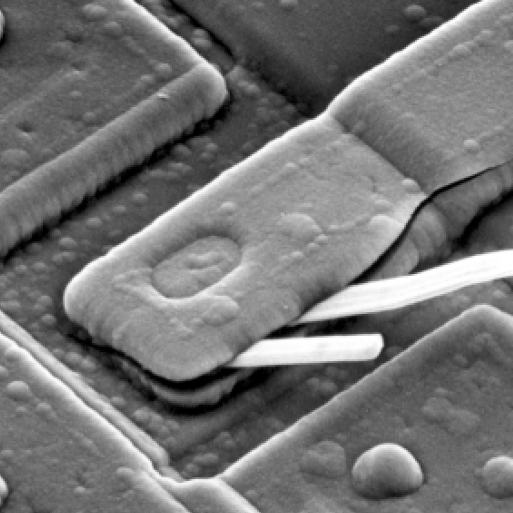
#> input picture 图像处理与可视化/Homework/数字图像处理 04/P1-smooth/DIP Fig 04.29(a)(blown_ic).tif, 1026 x 1026 px (shown at 1/2 size); its folder holds 7 pictures in this run
$ python 'Problem 1-Smooth.py'
#> lines starting #> are read from the running program, lines starting #| are printed output that depends on the picture
#> further down, img is the input picture: PIL image 1026x1026 L; min 0, max 255, mean 115.6
import numpy as np
from PIL import Image
import matplotlib.pyplot as plt

def frequency_domain_smooth(image, cutoff, image_name):

    # Plotting setup
#> called with cutoff = 45, image_name = 'DIP Fig 04.29(a)(blown_ic)'
    fig, axs = plt.subplots(2, 4, figsize=(20, 10))
    axs[0, 0].imshow(image, cmap="gray")
    axs[0, 0].set_title("Original Image")

    # Step 1: Zero-padding the image to size P x Q where P = 2M, Q = 2N
    M, N = image.shape
#> M = 1026; N = 1026
    P, Q = 2 * M, 2 * N
#> P = 2052; Q = 2052
    padded_image = np.zeros((P, Q))
    padded_image[:M, :N] = image
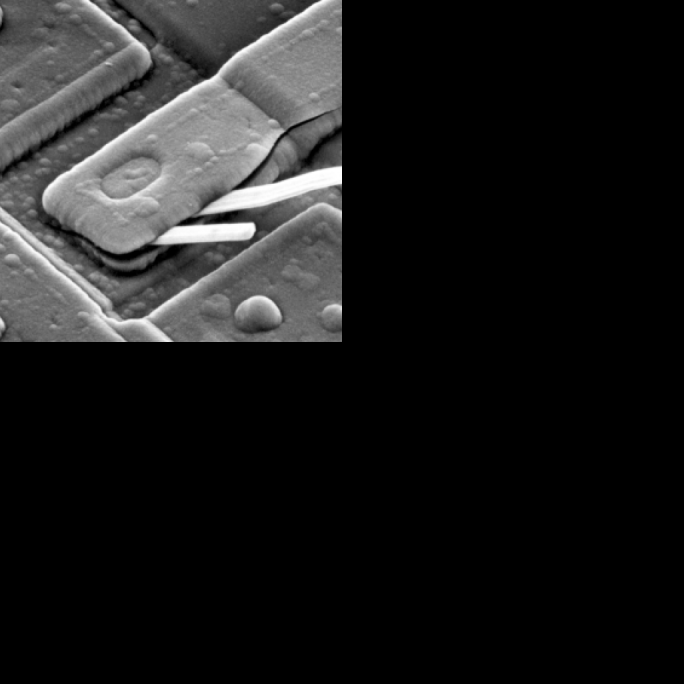
#> padded_image: shape (2052, 2052) float64 (shown at 1/3 size); min 0, max 255, mean 28.9

    # Display padded image
    axs[0, 1].imshow(padded_image, cmap="gray")
    axs[0, 1].set_title("Padded Image")

    # Step 2: Multiply padded image by (-1)^(x+y) to center the Fourier transform
    centered_image = padded_image * np.fromfunction(lambda x, y: (-1)**(x + y), (P, Q))
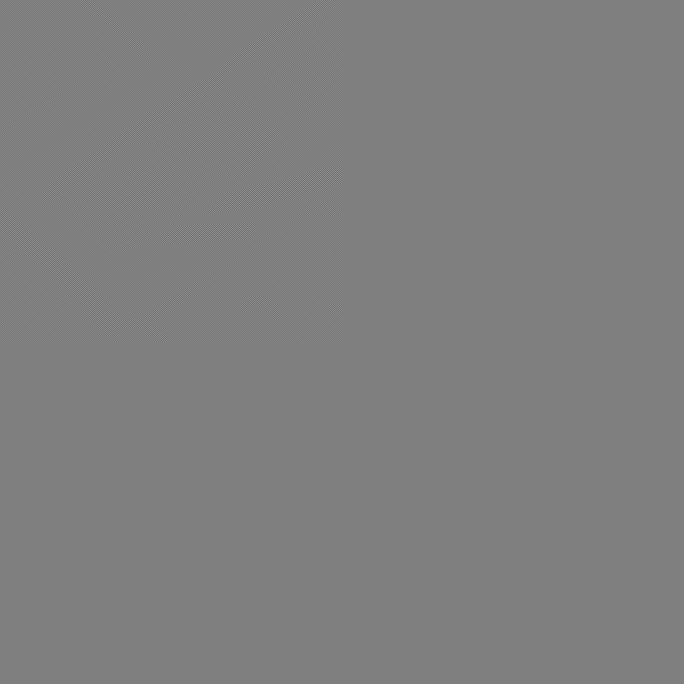
#> centered_image: shape (2052, 2052) float64 (shown at 1/3 size); min -255, max 255, mean 0; drawn with min black and max white

    # Display centered image
    axs[0, 2].imshow(np.clip(centered_image, 0, 255).astype(np.uint8), cmap="gray")
    axs[0, 2].set_title("Centered Image (Shifted)")

    # Step 3: Compute the 2D Fourier Transform of the centered image
    F_uv = np.fft.fft2(centered_image)

    # Display original spectrum
    axs[0, 3].imshow(np.log(1 + np.abs(F_uv)), cmap="gray")
    axs[0, 3].set_title("Original Spectrum")

    # Step 4: Create the Gaussian low-pass filter with correct shape
    u, v = np.meshgrid(np.arange(-P//2, P//2), np.arange(-Q//2, Q//2), indexing='ij')
    D = np.sqrt(u**2 + v**2)
    H_uv = np.exp(-D**2 / (2 * cutoff**2))  # Gaussian low-pass filter

    # Display Gaussian filter
    axs[1, 0].imshow(H_uv, cmap="gray")
    axs[1, 0].set_title("Gaussian Low-Pass Filter")

    # Apply the filter in the frequency domain
    G_uv = H_uv * F_uv

    # Display the filter spectrum
    axs[1, 1].imshow(np.log(1 + np.abs(G_uv)), cmap="gray")
    axs[1, 1].set_title("Filtered Spectrum")

    # Step 5: Compute the inverse Fourier Transform and remove centering shift
    g_padded = np.fft.ifft2(G_uv)
    g_padded = np.real(g_padded) * np.fromfunction(lambda x, y: (-1)**(x + y), (P, Q))
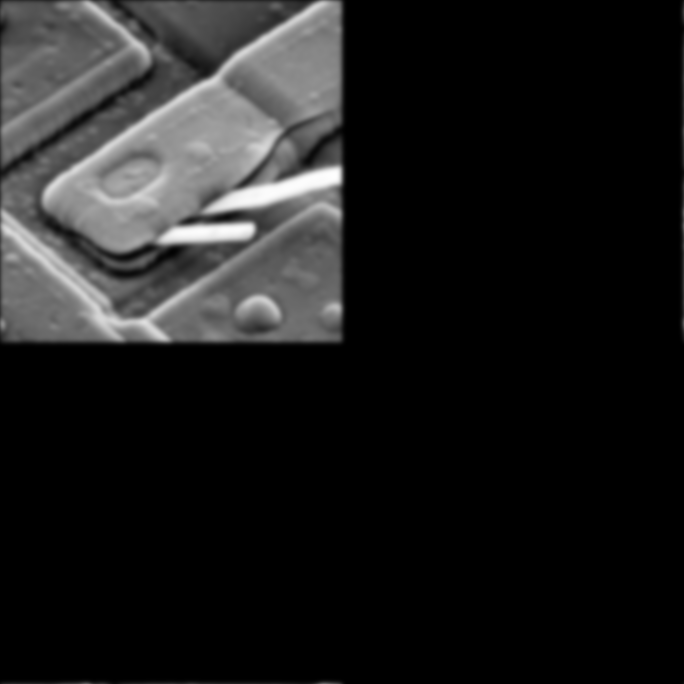
#> g_padded: shape (2052, 2052) float64 (shown at 1/3 size); min -1.13e-13, max 253.6, mean 28.9; drawn with min black and max white
    g_padded = np.clip(g_padded, 0, 255).astype(np.uint8)

    # Display g_padded
    axs[1, 2].imshow(g_padded, cmap="gray")
    axs[1, 2].set_title("Padded Filtered Image")

    # Step 6: Extract the top-left M x N portion to obtain the final result
    g = g_padded[:M, :N]
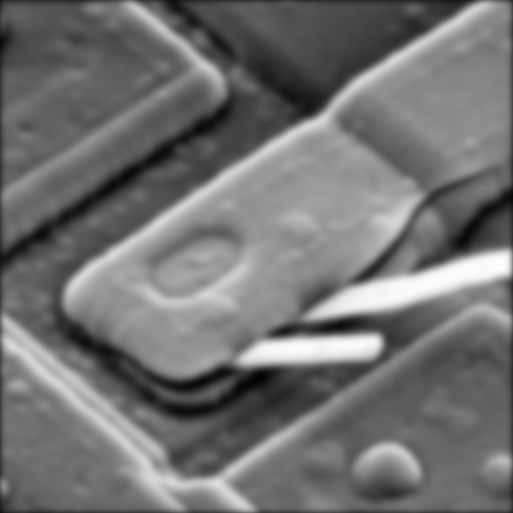
#> g: shape (1026, 1026) (shown at 1/2 size); min 2, max 253, mean 113.8

    # Display final filtered image
    axs[1, 3].imshow(g, cmap="gray")
    axs[1, 3].set_title("Final Filtered Image")

    # Save the figure containing all the images
    save_path = f"frequency_domain_smooth_cutoff_{cutoff}_{image_name}.png"
    plt.tight_layout()
    plt.savefig(save_path)
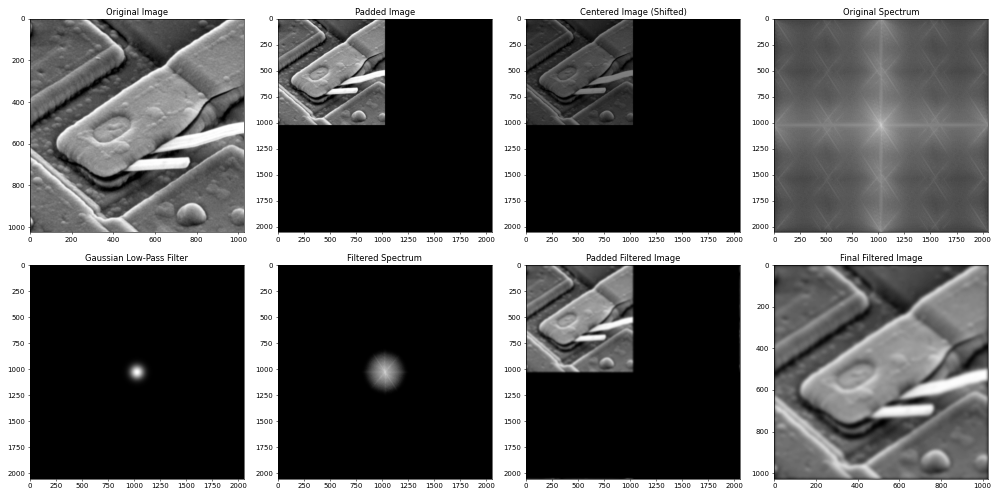
#> figure drawn by matplotlib, 8 panels

    # Save the final filtered image
    final_image_path = f"final_filtered_image_cutoff_{cutoff}_{image_name}.tif"
    Image.fromarray(g).save(final_image_path, format="TIFF")

    plt.show()

    return g

if __name__ == "__main__":
    # Load the image
    option = 1
    if option == 1:
        image_path = 'DIP Fig 04.29(a)(blown_ic).tif'
        cutoff = 45
        image_name = 'DIP Fig 04.29(a)(blown_ic)'
    elif option == 2:
        image_path = 'DIP Fig 04.41(a)(characters_test_pattern).tif'
        cutoff = 45
        image_name = 'DIP Fig 04.41(a)(characters_test_pattern)'
    elif option == 3:
        image_path = 'DIP Fig 04.58(a)(blurry_moon).tif'
        cutoff = 60
        image_name = 'DIP Fig 04.58(a)(blurry_moon)'
    else:
        image_path = 'DIP Fig 04.27(a)(woman).tif'
        cutoff = 60
        image_name = 'DIP Fig 04.27(a)(woman)'

    img = Image.open(image_path).convert('L')  # Convert it in grayscale
    image_array = np.array(img)

    # Apply the frequency domain lowpass filter with a chosen cutoff frequency
    filtered_image = frequency_domain_smooth(image_array, cutoff=cutoff, image_name=image_name)
